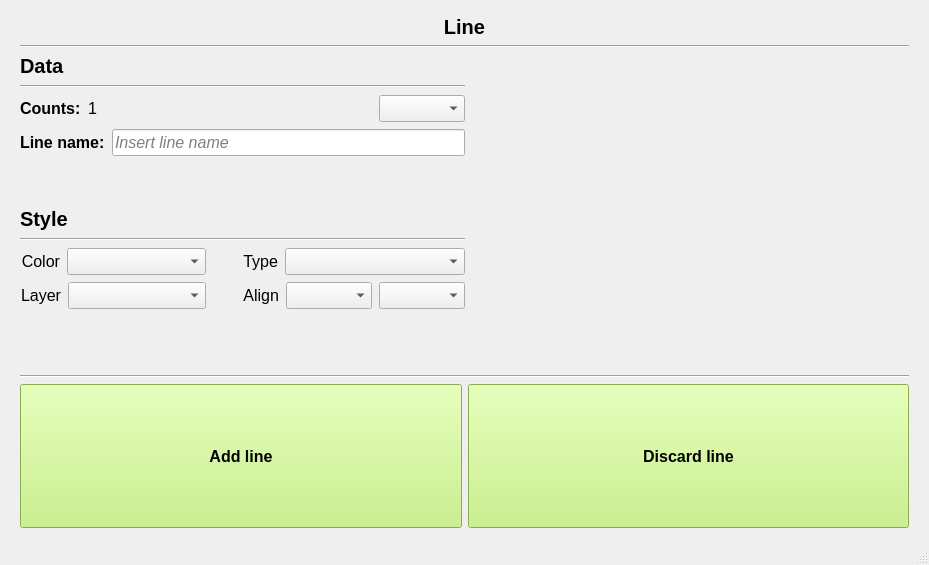
<?xml version="1.0" encoding="UTF-8"?>
<ui version="4.0">
 <class>MainWindow</class>
 <widget class="QMainWindow" name="MainWindow">
  <property name="geometry">
   <rect>
    <x>0</x>
    <y>0</y>
    <width>929</width>
    <height>565</height>
   </rect>
  </property>
  <property name="minimumSize">
   <size>
    <width>929</width>
    <height>565</height>
   </size>
  </property>
  <property name="maximumSize">
   <size>
    <width>929</width>
    <height>565</height>
   </size>
  </property>
  <property name="windowTitle">
   <string>Spectra - Add line</string>
  </property>
  <widget class="QWidget" name="centralwidget">
   <layout class="QVBoxLayout" name="verticalLayout">
    <property name="leftMargin">
     <number>20</number>
    </property>
    <property name="topMargin">
     <number>15</number>
    </property>
    <property name="rightMargin">
     <number>20</number>
    </property>
    <property name="bottomMargin">
     <number>15</number>
    </property>
    <item>
     <widget class="QLabel" name="lbl_line">
      <property name="sizePolicy">
       <sizepolicy hsizetype="Minimum" vsizetype="Maximum">
        <horstretch>0</horstretch>
        <verstretch>0</verstretch>
       </sizepolicy>
      </property>
      <property name="font">
       <font>
        <family>Segoe UI</family>
        <pointsize>15</pointsize>
        <weight>75</weight>
        <bold>true</bold>
       </font>
      </property>
      <property name="text">
       <string>Line</string>
      </property>
      <property name="scaledContents">
       <bool>false</bool>
      </property>
      <property name="alignment">
       <set>Qt::AlignCenter</set>
      </property>
     </widget>
    </item>
    <item>
     <widget class="Line" name="line">
      <property name="orientation">
       <enum>Qt::Horizontal</enum>
      </property>
     </widget>
    </item>
    <item>
     <layout class="QHBoxLayout" name="horizontalLayout_7" stretch="1,1">
      <item>
       <layout class="QVBoxLayout" name="verticalLayout_2" stretch="1,0,0,1,0,1">
        <property name="spacing">
         <number>7</number>
        </property>
        <property name="bottomMargin">
         <number>60</number>
        </property>
        <item>
         <widget class="QLabel" name="lbl_linedata">
          <property name="sizePolicy">
           <sizepolicy hsizetype="Minimum" vsizetype="Maximum">
            <horstretch>0</horstretch>
            <verstretch>0</verstretch>
           </sizepolicy>
          </property>
          <property name="font">
           <font>
            <family>Segoe UI</family>
            <pointsize>15</pointsize>
            <weight>75</weight>
            <bold>true</bold>
           </font>
          </property>
          <property name="text">
           <string>Data</string>
          </property>
          <property name="scaledContents">
           <bool>false</bool>
          </property>
          <property name="alignment">
           <set>Qt::AlignLeading|Qt::AlignLeft|Qt::AlignVCenter</set>
          </property>
         </widget>
        </item>
        <item>
         <widget class="Line" name="line_2">
          <property name="orientation">
           <enum>Qt::Horizontal</enum>
          </property>
         </widget>
        </item>
        <item>
         <layout class="QVBoxLayout" name="verticalLayout_3">
          <property name="bottomMargin">
           <number>44</number>
          </property>
          <item>
           <layout class="QHBoxLayout" name="horizontalLayout_3" stretch="1,5,0">
            <item>
             <widget class="QLabel" name="lbl_ypos_2">
              <property name="sizePolicy">
               <sizepolicy hsizetype="Minimum" vsizetype="Maximum">
                <horstretch>0</horstretch>
                <verstretch>0</verstretch>
               </sizepolicy>
              </property>
              <property name="font">
               <font>
                <family>Segoe UI</family>
                <pointsize>12</pointsize>
                <weight>75</weight>
                <bold>true</bold>
               </font>
              </property>
              <property name="text">
               <string>Counts:</string>
              </property>
              <property name="scaledContents">
               <bool>false</bool>
              </property>
              <property name="alignment">
               <set>Qt::AlignLeading|Qt::AlignLeft|Qt::AlignVCenter</set>
              </property>
             </widget>
            </item>
            <item>
             <widget class="QLabel" name="lbl_y">
              <property name="sizePolicy">
               <sizepolicy hsizetype="Minimum" vsizetype="Maximum">
                <horstretch>0</horstretch>
                <verstretch>0</verstretch>
               </sizepolicy>
              </property>
              <property name="font">
               <font>
                <family>Segoe UI</family>
                <pointsize>12</pointsize>
                <weight>50</weight>
                <bold>false</bold>
               </font>
              </property>
              <property name="text">
               <string>1</string>
              </property>
              <property name="scaledContents">
               <bool>false</bool>
              </property>
              <property name="alignment">
               <set>Qt::AlignLeading|Qt::AlignLeft|Qt::AlignVCenter</set>
              </property>
             </widget>
            </item>
            <item>
             <widget class="QComboBox" name="cbox_greek_letters">
              <property name="enabled">
               <bool>true</bool>
              </property>
              <property name="sizePolicy">
               <sizepolicy hsizetype="Expanding" vsizetype="Fixed">
                <horstretch>0</horstretch>
                <verstretch>0</verstretch>
               </sizepolicy>
              </property>
              <property name="font">
               <font>
                <family>Segoe UI</family>
                <pointsize>12</pointsize>
                <italic>false</italic>
               </font>
              </property>
              <property name="maxVisibleItems">
               <number>7</number>
              </property>
             </widget>
            </item>
           </layout>
          </item>
          <item>
           <layout class="QHBoxLayout" name="horizontalLayout_5" stretch="1,5">
            <item>
             <widget class="QLabel" name="lbl_linename">
              <property name="sizePolicy">
               <sizepolicy hsizetype="Minimum" vsizetype="Maximum">
                <horstretch>0</horstretch>
                <verstretch>0</verstretch>
               </sizepolicy>
              </property>
              <property name="font">
               <font>
                <family>Segoe UI</family>
                <pointsize>12</pointsize>
                <weight>75</weight>
                <bold>true</bold>
               </font>
              </property>
              <property name="text">
               <string>Line name:</string>
              </property>
              <property name="scaledContents">
               <bool>false</bool>
              </property>
              <property name="alignment">
               <set>Qt::AlignLeading|Qt::AlignLeft|Qt::AlignVCenter</set>
              </property>
             </widget>
            </item>
            <item>
             <widget class="QLineEdit" name="ledit_name">
              <property name="enabled">
               <bool>true</bool>
              </property>
              <property name="sizePolicy">
               <sizepolicy hsizetype="Expanding" vsizetype="Fixed">
                <horstretch>0</horstretch>
                <verstretch>0</verstretch>
               </sizepolicy>
              </property>
              <property name="font">
               <font>
                <family>Segoe UI</family>
                <pointsize>12</pointsize>
                <italic>true</italic>
                <stylestrategy>PreferDefault</stylestrategy>
               </font>
              </property>
              <property name="focusPolicy">
               <enum>Qt::StrongFocus</enum>
              </property>
              <property name="contextMenuPolicy">
               <enum>Qt::ActionsContextMenu</enum>
              </property>
              <property name="text">
               <string/>
              </property>
              <property name="maxLength">
               <number>14</number>
              </property>
              <property name="alignment">
               <set>Qt::AlignLeading|Qt::AlignLeft|Qt::AlignVCenter</set>
              </property>
              <property name="placeholderText">
               <string>Insert line name</string>
              </property>
             </widget>
            </item>
           </layout>
          </item>
         </layout>
        </item>
        <item>
         <widget class="QLabel" name="lbl_linestyle">
          <property name="sizePolicy">
           <sizepolicy hsizetype="Minimum" vsizetype="Maximum">
            <horstretch>0</horstretch>
            <verstretch>0</verstretch>
           </sizepolicy>
          </property>
          <property name="font">
           <font>
            <family>Segoe UI</family>
            <pointsize>15</pointsize>
            <weight>75</weight>
            <bold>true</bold>
           </font>
          </property>
          <property name="text">
           <string>Style</string>
          </property>
          <property name="scaledContents">
           <bool>false</bool>
          </property>
          <property name="alignment">
           <set>Qt::AlignLeading|Qt::AlignLeft|Qt::AlignVCenter</set>
          </property>
         </widget>
        </item>
        <item>
         <widget class="Line" name="line_3">
          <property name="orientation">
           <enum>Qt::Horizontal</enum>
          </property>
         </widget>
        </item>
        <item>
         <layout class="QGridLayout" name="gridLayout" rowstretch="1,1" columnstretch="1,1">
          <item row="0" column="0">
           <layout class="QHBoxLayout" name="horizontalLayout_6">
            <property name="rightMargin">
             <number>15</number>
            </property>
            <item>
             <widget class="QLabel" name="lbl_color">
              <property name="sizePolicy">
               <sizepolicy hsizetype="Minimum" vsizetype="Maximum">
                <horstretch>0</horstretch>
                <verstretch>0</verstretch>
               </sizepolicy>
              </property>
              <property name="font">
               <font>
                <family>Segoe UI</family>
                <pointsize>12</pointsize>
                <weight>50</weight>
                <bold>false</bold>
               </font>
              </property>
              <property name="text">
               <string>Color</string>
              </property>
              <property name="scaledContents">
               <bool>false</bool>
              </property>
              <property name="alignment">
               <set>Qt::AlignRight|Qt::AlignTrailing|Qt::AlignVCenter</set>
              </property>
             </widget>
            </item>
            <item>
             <widget class="QComboBox" name="cbox_color">
              <property name="enabled">
               <bool>true</bool>
              </property>
              <property name="sizePolicy">
               <sizepolicy hsizetype="Expanding" vsizetype="Fixed">
                <horstretch>0</horstretch>
                <verstretch>0</verstretch>
               </sizepolicy>
              </property>
              <property name="font">
               <font>
                <family>Segoe UI</family>
                <pointsize>12</pointsize>
                <italic>false</italic>
               </font>
              </property>
              <property name="maxVisibleItems">
               <number>5</number>
              </property>
             </widget>
            </item>
           </layout>
          </item>
          <item row="1" column="0">
           <layout class="QHBoxLayout" name="horizontalLayout_8">
            <property name="rightMargin">
             <number>15</number>
            </property>
            <item>
             <widget class="QLabel" name="lbl_layer">
              <property name="sizePolicy">
               <sizepolicy hsizetype="Minimum" vsizetype="Maximum">
                <horstretch>0</horstretch>
                <verstretch>0</verstretch>
               </sizepolicy>
              </property>
              <property name="font">
               <font>
                <family>Segoe UI</family>
                <pointsize>12</pointsize>
                <weight>50</weight>
                <bold>false</bold>
               </font>
              </property>
              <property name="text">
               <string>Layer</string>
              </property>
              <property name="scaledContents">
               <bool>false</bool>
              </property>
              <property name="alignment">
               <set>Qt::AlignRight|Qt::AlignTrailing|Qt::AlignVCenter</set>
              </property>
             </widget>
            </item>
            <item>
             <widget class="QComboBox" name="cbox_layer">
              <property name="enabled">
               <bool>true</bool>
              </property>
              <property name="sizePolicy">
               <sizepolicy hsizetype="Expanding" vsizetype="Fixed">
                <horstretch>0</horstretch>
                <verstretch>0</verstretch>
               </sizepolicy>
              </property>
              <property name="font">
               <font>
                <family>Segoe UI</family>
                <pointsize>12</pointsize>
                <italic>false</italic>
               </font>
              </property>
              <property name="maxVisibleItems">
               <number>7</number>
              </property>
             </widget>
            </item>
           </layout>
          </item>
          <item row="1" column="1">
           <layout class="QHBoxLayout" name="horizontalLayout_9">
            <property name="leftMargin">
             <number>15</number>
            </property>
            <item>
             <widget class="QLabel" name="lbl_align">
              <property name="sizePolicy">
               <sizepolicy hsizetype="Minimum" vsizetype="Maximum">
                <horstretch>0</horstretch>
                <verstretch>0</verstretch>
               </sizepolicy>
              </property>
              <property name="font">
               <font>
                <family>Segoe UI</family>
                <pointsize>12</pointsize>
                <weight>50</weight>
                <bold>false</bold>
               </font>
              </property>
              <property name="text">
               <string>Align</string>
              </property>
              <property name="scaledContents">
               <bool>false</bool>
              </property>
              <property name="alignment">
               <set>Qt::AlignRight|Qt::AlignTrailing|Qt::AlignVCenter</set>
              </property>
             </widget>
            </item>
            <item>
             <layout class="QHBoxLayout" name="horizontalLayout_10" stretch="1,1">
              <item>
               <widget class="QComboBox" name="cbox_valign">
                <property name="enabled">
                 <bool>true</bool>
                </property>
                <property name="sizePolicy">
                 <sizepolicy hsizetype="Expanding" vsizetype="Fixed">
                  <horstretch>0</horstretch>
                  <verstretch>0</verstretch>
                 </sizepolicy>
                </property>
                <property name="font">
                 <font>
                  <family>Segoe UI</family>
                  <pointsize>12</pointsize>
                  <italic>false</italic>
                 </font>
                </property>
                <property name="maxVisibleItems">
                 <number>7</number>
                </property>
               </widget>
              </item>
              <item>
               <widget class="QComboBox" name="cbox_halign">
                <property name="enabled">
                 <bool>true</bool>
                </property>
                <property name="sizePolicy">
                 <sizepolicy hsizetype="Expanding" vsizetype="Fixed">
                  <horstretch>0</horstretch>
                  <verstretch>0</verstretch>
                 </sizepolicy>
                </property>
                <property name="font">
                 <font>
                  <family>Segoe UI</family>
                  <pointsize>12</pointsize>
                  <italic>false</italic>
                 </font>
                </property>
                <property name="maxVisibleItems">
                 <number>7</number>
                </property>
               </widget>
              </item>
             </layout>
            </item>
           </layout>
          </item>
          <item row="0" column="1">
           <layout class="QHBoxLayout" name="horizontalLayout_11">
            <property name="leftMargin">
             <number>15</number>
            </property>
            <item>
             <widget class="QLabel" name="lbl_type">
              <property name="sizePolicy">
               <sizepolicy hsizetype="Minimum" vsizetype="Maximum">
                <horstretch>0</horstretch>
                <verstretch>0</verstretch>
               </sizepolicy>
              </property>
              <property name="font">
               <font>
                <family>Segoe UI</family>
                <pointsize>12</pointsize>
                <weight>50</weight>
                <bold>false</bold>
               </font>
              </property>
              <property name="text">
               <string>Type</string>
              </property>
              <property name="scaledContents">
               <bool>false</bool>
              </property>
              <property name="alignment">
               <set>Qt::AlignRight|Qt::AlignTrailing|Qt::AlignVCenter</set>
              </property>
             </widget>
            </item>
            <item>
             <widget class="QComboBox" name="cbox_type">
              <property name="enabled">
               <bool>true</bool>
              </property>
              <property name="sizePolicy">
               <sizepolicy hsizetype="Expanding" vsizetype="Fixed">
                <horstretch>0</horstretch>
                <verstretch>0</verstretch>
               </sizepolicy>
              </property>
              <property name="font">
               <font>
                <family>Segoe UI</family>
                <pointsize>12</pointsize>
                <italic>false</italic>
               </font>
              </property>
              <property name="maxVisibleItems">
               <number>7</number>
              </property>
             </widget>
            </item>
           </layout>
          </item>
         </layout>
        </item>
       </layout>
      </item>
      <item>
       <layout class="QVBoxLayout" name="vbox_line"/>
      </item>
     </layout>
    </item>
    <item>
     <widget class="Line" name="line_4">
      <property name="orientation">
       <enum>Qt::Horizontal</enum>
      </property>
     </widget>
    </item>
    <item>
     <layout class="QHBoxLayout" name="horizontalLayout_4" stretch="1,1">
      <item>
       <widget class="QPushButton" name="btn_add">
        <property name="enabled">
         <bool>true</bool>
        </property>
        <property name="sizePolicy">
         <sizepolicy hsizetype="Minimum" vsizetype="Expanding">
          <horstretch>0</horstretch>
          <verstretch>0</verstretch>
         </sizepolicy>
        </property>
        <property name="palette">
         <palette>
          <active>
           <colorrole role="WindowText">
            <brush brushstyle="SolidPattern">
             <color alpha="255">
              <red>0</red>
              <green>0</green>
              <blue>0</blue>
             </color>
            </brush>
           </colorrole>
           <colorrole role="Button">
            <brush brushstyle="SolidPattern">
             <color alpha="255">
              <red>190</red>
              <green>240</green>
              <blue>114</blue>
             </color>
            </brush>
           </colorrole>
           <colorrole role="Light">
            <brush brushstyle="SolidPattern">
             <color alpha="255">
              <red>244</red>
              <green>255</green>
              <blue>227</blue>
             </color>
            </brush>
           </colorrole>
           <colorrole role="Midlight">
            <brush brushstyle="SolidPattern">
             <color alpha="255">
              <red>217</red>
              <green>247</green>
              <blue>170</blue>
             </color>
            </brush>
           </colorrole>
           <colorrole role="Dark">
            <brush brushstyle="SolidPattern">
             <color alpha="255">
              <red>95</red>
              <green>120</green>
              <blue>57</blue>
             </color>
            </brush>
           </colorrole>
           <colorrole role="Mid">
            <brush brushstyle="SolidPattern">
             <color alpha="255">
              <red>127</red>
              <green>160</green>
              <blue>76</blue>
             </color>
            </brush>
           </colorrole>
           <colorrole role="Text">
            <brush brushstyle="SolidPattern">
             <color alpha="255">
              <red>0</red>
              <green>0</green>
              <blue>0</blue>
             </color>
            </brush>
           </colorrole>
           <colorrole role="BrightText">
            <brush brushstyle="SolidPattern">
             <color alpha="255">
              <red>255</red>
              <green>255</green>
              <blue>255</blue>
             </color>
            </brush>
           </colorrole>
           <colorrole role="ButtonText">
            <brush brushstyle="SolidPattern">
             <color alpha="255">
              <red>0</red>
              <green>0</green>
              <blue>0</blue>
             </color>
            </brush>
           </colorrole>
           <colorrole role="Base">
            <brush brushstyle="SolidPattern">
             <color alpha="255">
              <red>255</red>
              <green>255</green>
              <blue>255</blue>
             </color>
            </brush>
           </colorrole>
           <colorrole role="Window">
            <brush brushstyle="SolidPattern">
             <color alpha="255">
              <red>190</red>
              <green>240</green>
              <blue>114</blue>
             </color>
            </brush>
           </colorrole>
           <colorrole role="Shadow">
            <brush brushstyle="SolidPattern">
             <color alpha="255">
              <red>0</red>
              <green>0</green>
              <blue>0</blue>
             </color>
            </brush>
           </colorrole>
           <colorrole role="AlternateBase">
            <brush brushstyle="SolidPattern">
             <color alpha="255">
              <red>222</red>
              <green>247</green>
              <blue>184</blue>
             </color>
            </brush>
           </colorrole>
           <colorrole role="ToolTipBase">
            <brush brushstyle="SolidPattern">
             <color alpha="255">
              <red>255</red>
              <green>255</green>
              <blue>220</blue>
             </color>
            </brush>
           </colorrole>
           <colorrole role="ToolTipText">
            <brush brushstyle="SolidPattern">
             <color alpha="255">
              <red>0</red>
              <green>0</green>
              <blue>0</blue>
             </color>
            </brush>
           </colorrole>
          </active>
          <inactive>
           <colorrole role="WindowText">
            <brush brushstyle="SolidPattern">
             <color alpha="255">
              <red>0</red>
              <green>0</green>
              <blue>0</blue>
             </color>
            </brush>
           </colorrole>
           <colorrole role="Button">
            <brush brushstyle="SolidPattern">
             <color alpha="255">
              <red>190</red>
              <green>240</green>
              <blue>114</blue>
             </color>
            </brush>
           </colorrole>
           <colorrole role="Light">
            <brush brushstyle="SolidPattern">
             <color alpha="255">
              <red>244</red>
              <green>255</green>
              <blue>227</blue>
             </color>
            </brush>
           </colorrole>
           <colorrole role="Midlight">
            <brush brushstyle="SolidPattern">
             <color alpha="255">
              <red>217</red>
              <green>247</green>
              <blue>170</blue>
             </color>
            </brush>
           </colorrole>
           <colorrole role="Dark">
            <brush brushstyle="SolidPattern">
             <color alpha="255">
              <red>95</red>
              <green>120</green>
              <blue>57</blue>
             </color>
            </brush>
           </colorrole>
           <colorrole role="Mid">
            <brush brushstyle="SolidPattern">
             <color alpha="255">
              <red>127</red>
              <green>160</green>
              <blue>76</blue>
             </color>
            </brush>
           </colorrole>
           <colorrole role="Text">
            <brush brushstyle="SolidPattern">
             <color alpha="255">
              <red>0</red>
              <green>0</green>
              <blue>0</blue>
             </color>
            </brush>
           </colorrole>
           <colorrole role="BrightText">
            <brush brushstyle="SolidPattern">
             <color alpha="255">
              <red>255</red>
              <green>255</green>
              <blue>255</blue>
             </color>
            </brush>
           </colorrole>
           <colorrole role="ButtonText">
            <brush brushstyle="SolidPattern">
             <color alpha="255">
              <red>0</red>
              <green>0</green>
              <blue>0</blue>
             </color>
            </brush>
           </colorrole>
           <colorrole role="Base">
            <brush brushstyle="SolidPattern">
             <color alpha="255">
              <red>255</red>
              <green>255</green>
              <blue>255</blue>
             </color>
            </brush>
           </colorrole>
           <colorrole role="Window">
            <brush brushstyle="SolidPattern">
             <color alpha="255">
              <red>190</red>
              <green>240</green>
              <blue>114</blue>
             </color>
            </brush>
           </colorrole>
           <colorrole role="Shadow">
            <brush brushstyle="SolidPattern">
             <color alpha="255">
              <red>0</red>
              <green>0</green>
              <blue>0</blue>
             </color>
            </brush>
           </colorrole>
           <colorrole role="AlternateBase">
            <brush brushstyle="SolidPattern">
             <color alpha="255">
              <red>222</red>
              <green>247</green>
              <blue>184</blue>
             </color>
            </brush>
           </colorrole>
           <colorrole role="ToolTipBase">
            <brush brushstyle="SolidPattern">
             <color alpha="255">
              <red>255</red>
              <green>255</green>
              <blue>220</blue>
             </color>
            </brush>
           </colorrole>
           <colorrole role="ToolTipText">
            <brush brushstyle="SolidPattern">
             <color alpha="255">
              <red>0</red>
              <green>0</green>
              <blue>0</blue>
             </color>
            </brush>
           </colorrole>
          </inactive>
          <disabled>
           <colorrole role="WindowText">
            <brush brushstyle="SolidPattern">
             <color alpha="255">
              <red>95</red>
              <green>120</green>
              <blue>57</blue>
             </color>
            </brush>
           </colorrole>
           <colorrole role="Button">
            <brush brushstyle="SolidPattern">
             <color alpha="255">
              <red>190</red>
              <green>240</green>
              <blue>114</blue>
             </color>
            </brush>
           </colorrole>
           <colorrole role="Light">
            <brush brushstyle="SolidPattern">
             <color alpha="255">
              <red>244</red>
              <green>255</green>
              <blue>227</blue>
             </color>
            </brush>
           </colorrole>
           <colorrole role="Midlight">
            <brush brushstyle="SolidPattern">
             <color alpha="255">
              <red>217</red>
              <green>247</green>
              <blue>170</blue>
             </color>
            </brush>
           </colorrole>
           <colorrole role="Dark">
            <brush brushstyle="SolidPattern">
             <color alpha="255">
              <red>95</red>
              <green>120</green>
              <blue>57</blue>
             </color>
            </brush>
           </colorrole>
           <colorrole role="Mid">
            <brush brushstyle="SolidPattern">
             <color alpha="255">
              <red>127</red>
              <green>160</green>
              <blue>76</blue>
             </color>
            </brush>
           </colorrole>
           <colorrole role="Text">
            <brush brushstyle="SolidPattern">
             <color alpha="255">
              <red>95</red>
              <green>120</green>
              <blue>57</blue>
             </color>
            </brush>
           </colorrole>
           <colorrole role="BrightText">
            <brush brushstyle="SolidPattern">
             <color alpha="255">
              <red>255</red>
              <green>255</green>
              <blue>255</blue>
             </color>
            </brush>
           </colorrole>
           <colorrole role="ButtonText">
            <brush brushstyle="SolidPattern">
             <color alpha="255">
              <red>95</red>
              <green>120</green>
              <blue>57</blue>
             </color>
            </brush>
           </colorrole>
           <colorrole role="Base">
            <brush brushstyle="SolidPattern">
             <color alpha="255">
              <red>190</red>
              <green>240</green>
              <blue>114</blue>
             </color>
            </brush>
           </colorrole>
           <colorrole role="Window">
            <brush brushstyle="SolidPattern">
             <color alpha="255">
              <red>190</red>
              <green>240</green>
              <blue>114</blue>
             </color>
            </brush>
           </colorrole>
           <colorrole role="Shadow">
            <brush brushstyle="SolidPattern">
             <color alpha="255">
              <red>0</red>
              <green>0</green>
              <blue>0</blue>
             </color>
            </brush>
           </colorrole>
           <colorrole role="AlternateBase">
            <brush brushstyle="SolidPattern">
             <color alpha="255">
              <red>190</red>
              <green>240</green>
              <blue>114</blue>
             </color>
            </brush>
           </colorrole>
           <colorrole role="ToolTipBase">
            <brush brushstyle="SolidPattern">
             <color alpha="255">
              <red>255</red>
              <green>255</green>
              <blue>220</blue>
             </color>
            </brush>
           </colorrole>
           <colorrole role="ToolTipText">
            <brush brushstyle="SolidPattern">
             <color alpha="255">
              <red>0</red>
              <green>0</green>
              <blue>0</blue>
             </color>
            </brush>
           </colorrole>
          </disabled>
         </palette>
        </property>
        <property name="font">
         <font>
          <family>Segoe UI</family>
          <pointsize>12</pointsize>
          <weight>75</weight>
          <bold>true</bold>
         </font>
        </property>
        <property name="cursor">
         <cursorShape>PointingHandCursor</cursorShape>
        </property>
        <property name="text">
         <string>Add line</string>
        </property>
        <property name="autoDefault">
         <bool>false</bool>
        </property>
        <property name="default">
         <bool>false</bool>
        </property>
        <property name="flat">
         <bool>false</bool>
        </property>
       </widget>
      </item>
      <item>
       <widget class="QPushButton" name="btn_discard">
        <property name="enabled">
         <bool>true</bool>
        </property>
        <property name="sizePolicy">
         <sizepolicy hsizetype="Minimum" vsizetype="Expanding">
          <horstretch>0</horstretch>
          <verstretch>0</verstretch>
         </sizepolicy>
        </property>
        <property name="palette">
         <palette>
          <active>
           <colorrole role="WindowText">
            <brush brushstyle="SolidPattern">
             <color alpha="255">
              <red>0</red>
              <green>0</green>
              <blue>0</blue>
             </color>
            </brush>
           </colorrole>
           <colorrole role="Button">
            <brush brushstyle="SolidPattern">
             <color alpha="255">
              <red>190</red>
              <green>240</green>
              <blue>114</blue>
             </color>
            </brush>
           </colorrole>
           <colorrole role="Light">
            <brush brushstyle="SolidPattern">
             <color alpha="255">
              <red>244</red>
              <green>255</green>
              <blue>227</blue>
             </color>
            </brush>
           </colorrole>
           <colorrole role="Midlight">
            <brush brushstyle="SolidPattern">
             <color alpha="255">
              <red>217</red>
              <green>247</green>
              <blue>170</blue>
             </color>
            </brush>
           </colorrole>
           <colorrole role="Dark">
            <brush brushstyle="SolidPattern">
             <color alpha="255">
              <red>95</red>
              <green>120</green>
              <blue>57</blue>
             </color>
            </brush>
           </colorrole>
           <colorrole role="Mid">
            <brush brushstyle="SolidPattern">
             <color alpha="255">
              <red>127</red>
              <green>160</green>
              <blue>76</blue>
             </color>
            </brush>
           </colorrole>
           <colorrole role="Text">
            <brush brushstyle="SolidPattern">
             <color alpha="255">
              <red>0</red>
              <green>0</green>
              <blue>0</blue>
             </color>
            </brush>
           </colorrole>
           <colorrole role="BrightText">
            <brush brushstyle="SolidPattern">
             <color alpha="255">
              <red>255</red>
              <green>255</green>
              <blue>255</blue>
             </color>
            </brush>
           </colorrole>
           <colorrole role="ButtonText">
            <brush brushstyle="SolidPattern">
             <color alpha="255">
              <red>0</red>
              <green>0</green>
              <blue>0</blue>
             </color>
            </brush>
           </colorrole>
           <colorrole role="Base">
            <brush brushstyle="SolidPattern">
             <color alpha="255">
              <red>255</red>
              <green>255</green>
              <blue>255</blue>
             </color>
            </brush>
           </colorrole>
           <colorrole role="Window">
            <brush brushstyle="SolidPattern">
             <color alpha="255">
              <red>190</red>
              <green>240</green>
              <blue>114</blue>
             </color>
            </brush>
           </colorrole>
           <colorrole role="Shadow">
            <brush brushstyle="SolidPattern">
             <color alpha="255">
              <red>0</red>
              <green>0</green>
              <blue>0</blue>
             </color>
            </brush>
           </colorrole>
           <colorrole role="AlternateBase">
            <brush brushstyle="SolidPattern">
             <color alpha="255">
              <red>222</red>
              <green>247</green>
              <blue>184</blue>
             </color>
            </brush>
           </colorrole>
           <colorrole role="ToolTipBase">
            <brush brushstyle="SolidPattern">
             <color alpha="255">
              <red>255</red>
              <green>255</green>
              <blue>220</blue>
             </color>
            </brush>
           </colorrole>
           <colorrole role="ToolTipText">
            <brush brushstyle="SolidPattern">
             <color alpha="255">
              <red>0</red>
              <green>0</green>
              <blue>0</blue>
             </color>
            </brush>
           </colorrole>
          </active>
          <inactive>
           <colorrole role="WindowText">
            <brush brushstyle="SolidPattern">
             <color alpha="255">
              <red>0</red>
              <green>0</green>
              <blue>0</blue>
             </color>
            </brush>
           </colorrole>
           <colorrole role="Button">
            <brush brushstyle="SolidPattern">
             <color alpha="255">
              <red>190</red>
              <green>240</green>
              <blue>114</blue>
             </color>
            </brush>
           </colorrole>
           <colorrole role="Light">
            <brush brushstyle="SolidPattern">
             <color alpha="255">
              <red>244</red>
              <green>255</green>
              <blue>227</blue>
             </color>
            </brush>
           </colorrole>
           <colorrole role="Midlight">
            <brush brushstyle="SolidPattern">
             <color alpha="255">
              <red>217</red>
              <green>247</green>
              <blue>170</blue>
             </color>
            </brush>
           </colorrole>
           <colorrole role="Dark">
            <brush brushstyle="SolidPattern">
             <color alpha="255">
              <red>95</red>
              <green>120</green>
              <blue>57</blue>
             </color>
            </brush>
           </colorrole>
           <colorrole role="Mid">
            <brush brushstyle="SolidPattern">
             <color alpha="255">
              <red>127</red>
              <green>160</green>
              <blue>76</blue>
             </color>
            </brush>
           </colorrole>
           <colorrole role="Text">
            <brush brushstyle="SolidPattern">
             <color alpha="255">
              <red>0</red>
              <green>0</green>
              <blue>0</blue>
             </color>
            </brush>
           </colorrole>
           <colorrole role="BrightText">
            <brush brushstyle="SolidPattern">
             <color alpha="255">
              <red>255</red>
              <green>255</green>
              <blue>255</blue>
             </color>
            </brush>
           </colorrole>
           <colorrole role="ButtonText">
            <brush brushstyle="SolidPattern">
             <color alpha="255">
              <red>0</red>
              <green>0</green>
              <blue>0</blue>
             </color>
            </brush>
           </colorrole>
           <colorrole role="Base">
            <brush brushstyle="SolidPattern">
             <color alpha="255">
              <red>255</red>
              <green>255</green>
              <blue>255</blue>
             </color>
            </brush>
           </colorrole>
           <colorrole role="Window">
            <brush brushstyle="SolidPattern">
             <color alpha="255">
              <red>190</red>
              <green>240</green>
              <blue>114</blue>
             </color>
            </brush>
           </colorrole>
           <colorrole role="Shadow">
            <brush brushstyle="SolidPattern">
             <color alpha="255">
              <red>0</red>
              <green>0</green>
              <blue>0</blue>
             </color>
            </brush>
           </colorrole>
           <colorrole role="AlternateBase">
            <brush brushstyle="SolidPattern">
             <color alpha="255">
              <red>222</red>
              <green>247</green>
              <blue>184</blue>
             </color>
            </brush>
           </colorrole>
           <colorrole role="ToolTipBase">
            <brush brushstyle="SolidPattern">
             <color alpha="255">
              <red>255</red>
              <green>255</green>
              <blue>220</blue>
             </color>
            </brush>
           </colorrole>
           <colorrole role="ToolTipText">
            <brush brushstyle="SolidPattern">
             <color alpha="255">
              <red>0</red>
              <green>0</green>
              <blue>0</blue>
             </color>
            </brush>
           </colorrole>
          </inactive>
          <disabled>
           <colorrole role="WindowText">
            <brush brushstyle="SolidPattern">
             <color alpha="255">
              <red>95</red>
              <green>120</green>
              <blue>57</blue>
             </color>
            </brush>
           </colorrole>
           <colorrole role="Button">
            <brush brushstyle="SolidPattern">
             <color alpha="255">
              <red>190</red>
              <green>240</green>
              <blue>114</blue>
             </color>
            </brush>
           </colorrole>
           <colorrole role="Light">
            <brush brushstyle="SolidPattern">
             <color alpha="255">
              <red>244</red>
              <green>255</green>
              <blue>227</blue>
             </color>
            </brush>
           </colorrole>
           <colorrole role="Midlight">
            <brush brushstyle="SolidPattern">
             <color alpha="255">
              <red>217</red>
              <green>247</green>
              <blue>170</blue>
             </color>
            </brush>
           </colorrole>
           <colorrole role="Dark">
            <brush brushstyle="SolidPattern">
             <color alpha="255">
              <red>95</red>
              <green>120</green>
              <blue>57</blue>
             </color>
            </brush>
           </colorrole>
           <colorrole role="Mid">
            <brush brushstyle="SolidPattern">
             <color alpha="255">
              <red>127</red>
              <green>160</green>
              <blue>76</blue>
             </color>
            </brush>
           </colorrole>
           <colorrole role="Text">
            <brush brushstyle="SolidPattern">
             <color alpha="255">
              <red>95</red>
              <green>120</green>
              <blue>57</blue>
             </color>
            </brush>
           </colorrole>
           <colorrole role="BrightText">
            <brush brushstyle="SolidPattern">
             <color alpha="255">
              <red>255</red>
              <green>255</green>
              <blue>255</blue>
             </color>
            </brush>
           </colorrole>
           <colorrole role="ButtonText">
            <brush brushstyle="SolidPattern">
             <color alpha="255">
              <red>95</red>
              <green>120</green>
              <blue>57</blue>
             </color>
            </brush>
           </colorrole>
           <colorrole role="Base">
            <brush brushstyle="SolidPattern">
             <color alpha="255">
              <red>190</red>
              <green>240</green>
              <blue>114</blue>
             </color>
            </brush>
           </colorrole>
           <colorrole role="Window">
            <brush brushstyle="SolidPattern">
             <color alpha="255">
              <red>190</red>
              <green>240</green>
              <blue>114</blue>
             </color>
            </brush>
           </colorrole>
           <colorrole role="Shadow">
            <brush brushstyle="SolidPattern">
             <color alpha="255">
              <red>0</red>
              <green>0</green>
              <blue>0</blue>
             </color>
            </brush>
           </colorrole>
           <colorrole role="AlternateBase">
            <brush brushstyle="SolidPattern">
             <color alpha="255">
              <red>190</red>
              <green>240</green>
              <blue>114</blue>
             </color>
            </brush>
           </colorrole>
           <colorrole role="ToolTipBase">
            <brush brushstyle="SolidPattern">
             <color alpha="255">
              <red>255</red>
              <green>255</green>
              <blue>220</blue>
             </color>
            </brush>
           </colorrole>
           <colorrole role="ToolTipText">
            <brush brushstyle="SolidPattern">
             <color alpha="255">
              <red>0</red>
              <green>0</green>
              <blue>0</blue>
             </color>
            </brush>
           </colorrole>
          </disabled>
         </palette>
        </property>
        <property name="font">
         <font>
          <family>Segoe UI</family>
          <pointsize>12</pointsize>
          <weight>75</weight>
          <bold>true</bold>
         </font>
        </property>
        <property name="cursor">
         <cursorShape>PointingHandCursor</cursorShape>
        </property>
        <property name="text">
         <string>Discard line</string>
        </property>
        <property name="autoDefault">
         <bool>false</bool>
        </property>
        <property name="default">
         <bool>false</bool>
        </property>
        <property name="flat">
         <bool>false</bool>
        </property>
       </widget>
      </item>
     </layout>
    </item>
   </layout>
  </widget>
  <widget class="QStatusBar" name="statusbar"/>
 </widget>
 <resources/>
 <connections/>
</ui>
